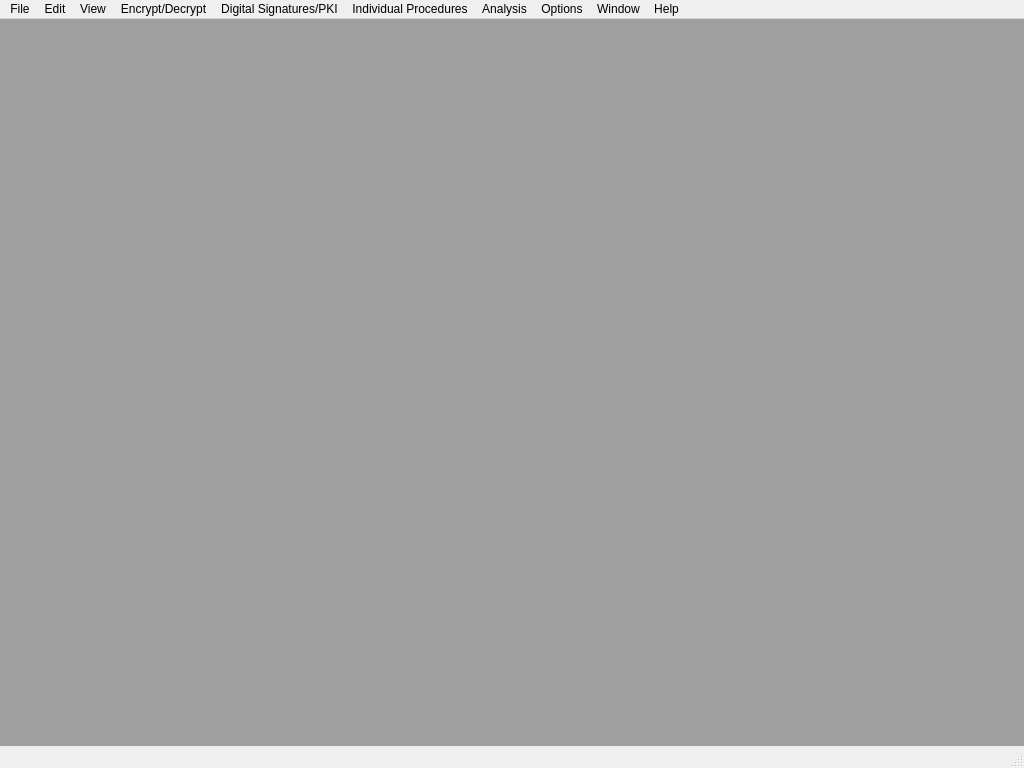
<?xml version="1.0" encoding="UTF-8"?>
<ui version="4.0">
 <class>QCrypToolMainWindow</class>
 <widget class="QMainWindow" name="QCrypToolMainWindow">
  <property name="geometry">
   <rect>
    <x>0</x>
    <y>0</y>
    <width>1024</width>
    <height>768</height>
   </rect>
  </property>
  <property name="QCrypToolMainWindow" stdset="0">
   <string>MainWindow</string>
  </property>
  <widget class="QWidget" name="centralwidget">
   <layout class="QGridLayout" name="gridLayout">
    <property name="leftMargin">
     <number>0</number>
    </property>
    <property name="topMargin">
     <number>0</number>
    </property>
    <property name="rightMargin">
     <number>0</number>
    </property>
    <property name="bottomMargin">
     <number>0</number>
    </property>
    <property name="spacing">
     <number>0</number>
    </property>
    <item row="0" column="0">
     <widget class="QMdiArea" name="mdiArea"/>
    </item>
   </layout>
  </widget>
  <widget class="QMenuBar" name="menuBar">
   <property name="geometry">
    <rect>
     <x>0</x>
     <y>0</y>
     <width>1024</width>
     <height>21</height>
    </rect>
   </property>
   <widget class="QMenu" name="MenuFile">
    <property name="title">
     <string>File</string>
    </property>
   </widget>
   <widget class="QMenu" name="MenuEdit">
    <property name="title">
     <string>Edit</string>
    </property>
   </widget>
   <widget class="QMenu" name="MenuView">
    <property name="title">
     <string>View</string>
    </property>
   </widget>
   <widget class="QMenu" name="MenuEncryptDecrypt">
    <property name="title">
     <string>Encrypt/Decrypt</string>
    </property>
   </widget>
   <widget class="QMenu" name="MenuDigitalSignaturesPKI">
    <property name="title">
     <string>Digital Signatures/PKI</string>
    </property>
    <widget class="QMenu" name="MenuDigitalSignaturesPKIMenuPKI">
     <property name="title">
      <string>PKI</string>
     </property>
     <addaction name="MenuDigitalSignaturesPKIMenuPKIActionCreateImportKeys"/>
     <addaction name="MenuDigitalSignaturesPKIMenuPKIActionDisplayExportKeys"/>
    </widget>
    <addaction name="MenuDigitalSignaturesPKIMenuPKI"/>
    <addaction name="separator"/>
    <addaction name="MenuDigitalSignaturesPKIActionCreateSignature"/>
    <addaction name="MenuDigitalSignaturesPKIActionVerifySignature"/>
    <addaction name="MenuDigitalSignaturesPKIActionExtractSignature"/>
    <addaction name="separator"/>
    <addaction name="MenuDigitalSignaturesPKIActionSignatureDemonstration"/>
   </widget>
   <widget class="QMenu" name="MenuIndividualProcedures">
    <property name="title">
     <string>Individual Procedures</string>
    </property>
    <widget class="QMenu" name="MenuIndividualProceduresMenuHash">
     <property name="title">
      <string>Hash</string>
     </property>
     <addaction name="MenuIndividualProceduresMenuHashActionMD4"/>
     <addaction name="MenuIndividualProceduresMenuHashActionMD5"/>
     <addaction name="MenuIndividualProceduresMenuHashActionSHA"/>
     <addaction name="MenuIndividualProceduresMenuHashActionSHA1"/>
     <addaction name="MenuIndividualProceduresMenuHashActionSHA256"/>
     <addaction name="MenuIndividualProceduresMenuHashActionSHA512"/>
     <addaction name="MenuIndividualProceduresMenuHashActionRIPEMD160"/>
    </widget>
    <addaction name="MenuIndividualProceduresMenuHash"/>
   </widget>
   <widget class="QMenu" name="MenuAnalysis">
    <property name="title">
     <string>Analysis</string>
    </property>
   </widget>
   <widget class="QMenu" name="MenuOptions">
    <property name="title">
     <string>Options</string>
    </property>
    <addaction name="MenuOptionsActionLanguage"/>
   </widget>
   <widget class="QMenu" name="MenuWindow">
    <property name="title">
     <string>Window</string>
    </property>
   </widget>
   <widget class="QMenu" name="MenuHelp">
    <property name="title">
     <string>Help</string>
    </property>
    <addaction name="MenuHelpActionStartingPage"/>
    <addaction name="MenuHelpActionIndex"/>
    <addaction name="MenuHelpActionScenariosTutorials"/>
    <addaction name="separator"/>
    <addaction name="MenuHelpActionReadme"/>
    <addaction name="MenuHelpActionCTBook"/>
    <addaction name="MenuHelpActionPresentation"/>
    <addaction name="separator"/>
    <addaction name="MenuHelpActionAboutQCrypTool"/>
   </widget>
   <addaction name="MenuFile"/>
   <addaction name="MenuEdit"/>
   <addaction name="MenuView"/>
   <addaction name="MenuEncryptDecrypt"/>
   <addaction name="MenuDigitalSignaturesPKI"/>
   <addaction name="MenuIndividualProcedures"/>
   <addaction name="MenuAnalysis"/>
   <addaction name="MenuOptions"/>
   <addaction name="MenuWindow"/>
   <addaction name="MenuHelp"/>
  </widget>
  <widget class="QStatusBar" name="statusBar"/>
  <action name="MenuHelpActionStartingPage">
   <property name="text">
    <string>Starting Page</string>
   </property>
  </action>
  <action name="MenuHelpActionIndex">
   <property name="text">
    <string>Index</string>
   </property>
  </action>
  <action name="MenuHelpActionScenariosTutorials">
   <property name="text">
    <string>Scenarios (Tutorials)</string>
   </property>
  </action>
  <action name="MenuHelpActionReadme">
   <property name="text">
    <string>Readme</string>
   </property>
  </action>
  <action name="MenuHelpActionCTBook">
   <property name="text">
    <string>CT Book</string>
   </property>
  </action>
  <action name="MenuHelpActionPresentation">
   <property name="text">
    <string>Presentation</string>
   </property>
  </action>
  <action name="MenuHelpActionAboutQCrypTool">
   <property name="text">
    <string>About QCrypTool</string>
   </property>
  </action>
  <action name="MenuOptionsActionLanguage">
   <property name="text">
    <string>Language</string>
   </property>
  </action>
  <action name="MenuIndividualProceduresMenuHashActionMD4">
   <property name="text">
    <string>MD4</string>
   </property>
  </action>
  <action name="MenuIndividualProceduresMenuHashActionMD5">
   <property name="text">
    <string>MD5</string>
   </property>
  </action>
  <action name="MenuIndividualProceduresMenuHashActionSHA">
   <property name="text">
    <string>SHA</string>
   </property>
  </action>
  <action name="MenuIndividualProceduresMenuHashActionSHA1">
   <property name="text">
    <string>SHA1</string>
   </property>
  </action>
  <action name="MenuIndividualProceduresMenuHashActionSHA256">
   <property name="text">
    <string>SHA256</string>
   </property>
  </action>
  <action name="MenuIndividualProceduresMenuHashActionSHA512">
   <property name="text">
    <string>SHA512</string>
   </property>
  </action>
  <action name="MenuIndividualProceduresMenuHashActionRIPEMD160">
   <property name="text">
    <string>RIPEMD160</string>
   </property>
  </action>
  <action name="MenuDigitalSignaturesPKIMenuPKIActionCreateImportKeys">
   <property name="text">
    <string>Create/Import Keys</string>
   </property>
  </action>
  <action name="MenuDigitalSignaturesPKIMenuPKIActionDisplayExportKeys">
   <property name="text">
    <string>Display/Export Keys</string>
   </property>
  </action>
  <action name="MenuDigitalSignaturesPKIActionCreateSignature">
   <property name="text">
    <string>Create Signature</string>
   </property>
  </action>
  <action name="MenuDigitalSignaturesPKIActionVerifySignature">
   <property name="text">
    <string>Verify Signature</string>
   </property>
  </action>
  <action name="MenuDigitalSignaturesPKIActionExtractSignature">
   <property name="text">
    <string>Extract Signature</string>
   </property>
  </action>
  <action name="MenuDigitalSignaturesPKIActionSignatureDemonstration">
   <property name="text">
    <string>Signature Demonstration</string>
   </property>
  </action>
 </widget>
 <resources/>
 <connections/>
</ui>
